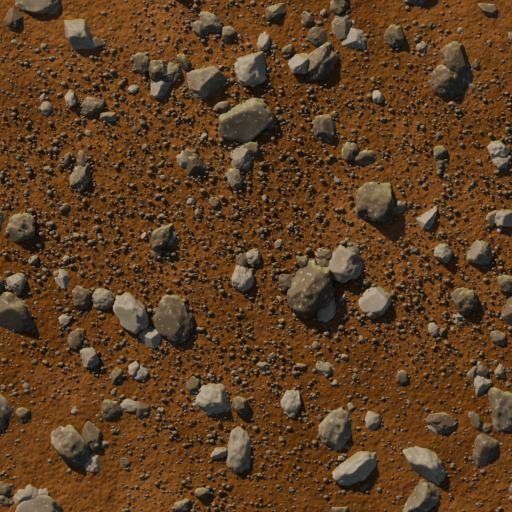
#> input picture dev/tex-backup/dirt_tropical.png, 512 x 512 px
$ python thin_boulders.py ../tex-backup/dirt_tropical.png out.png
#> lines starting #> are read from the running program, lines starting #| are printed output that depends on the picture; after the words box and inside, x2 and y2 are one past the last pixel; in counts of white or black regions, pixels touching at a corner belong together
"""Прореживает валуны в грунте (критик r36, долина: «валунов 11,5 % — почти вдвое больше эталона; ряд одинаковых "шатров"»:
сшивка из эталона брала один и тот же лоскут с валуном много раз, в том числе зеркально).

python dev/tools/thin_boulders.py <родная.webp> <выход.png> [--keep 0.55] [--seed 3] [--bigarea px --bigsep px] [--nodup]
затем: python dev/make_native.py <выход.png> <имя> --no-match --lossy --quality 90   (малая — точное уменьшение родной)

1) валуны — серые (ненасыщенные) пятна на малой копии (÷4): сглаженные насыщенность < --S и яркость > --L, компоненты от
   --min px (мелкая галька меньше — остаётся);
2) повторы: отпечаток каждого валуна — яркость рамки 12×12 (и зеркальная); похожие (косинус > --sim, размер ±20 %) — одна
   группа, из группы остаётся один валун;
3) затем убираются случайные валуны, пока их площадь не станет --keep от исходной;
4) место убранного валуна (с тенью — маска расширена) заполняется грунтом без валунов из соседнего места (сдвиг подбирается,
   с заворотом — текстура бесшовна), края мягкие. Работа на родной ×4, чтобы при приближении всё было чётко.
"""
import argparse

import numpy as np
from PIL import Image
from scipy import ndimage as nd

Image.MAX_IMAGE_PIXELS = None


def box(a, k):
    h, w = a.shape[0] // k, a.shape[1] // k
    return a[:h * k, :w * k].reshape(h, k, w, k, -1).mean((1, 3))


def main():
    ap = argparse.ArgumentParser()
    ap.add_argument('src'); ap.add_argument('out')
    ap.add_argument('--keep', type=float, default=0.55); ap.add_argument('--seed', type=int, default=3)
    ap.add_argument('--L', type=float, default=50); ap.add_argument('--S', type=float, default=0.24)
    ap.add_argument('--min', type=int, default=150); ap.add_argument('--sim', type=float, default=0.9)
    ap.add_argument('--bigarea', type=int, default=0); ap.add_argument('--bigsep', type=float, default=250)
    ap.add_argument('--nodup', action='store_true')
    ap.add_argument('--erase', default='', help='эллипсы «cx,cy,rx,ry;…» в пикселях малой копии — убрать именно эти глыбы')
    a = ap.parse_args()
    rng = np.random.default_rng(a.seed)
    N = np.asarray(Image.open(a.src).convert('RGB'), dtype=np.float32); K = 4
    S = box(N, K)                                                          # малая копия для поиска валунов
#> in box, `return a[:h * k, :w * k].reshape(h, k, w, k, -1).mean((1, 3))`:
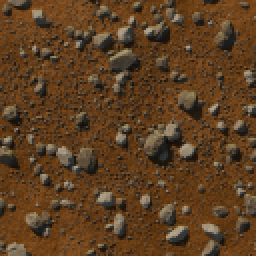
#> returned value: shape (128, 128, 3) float32 (shown 2 times larger); mean of channels 0, 1, 2 93.4, 63.8, 34.9; drawn as R, G, B
    L = S @ np.array([0.299, 0.587, 0.114], np.float32)
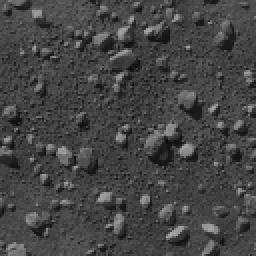
#> L: shape (128, 128) float32 (shown 2 times larger); min 10.68, max 168.5, mean 69.3
    sat = (S.max(2) - S.min(2)) / np.maximum(S.max(2), 1)
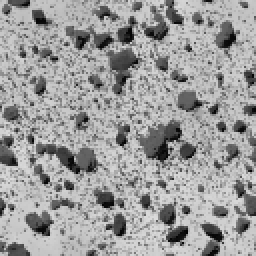
#> sat: shape (128, 128) float32 (shown 2 times larger); min 0.0079, max 0.862, mean 0.615
    m = (nd.gaussian_filter(L, 2.5, mode='wrap') > a.L) & (nd.gaussian_filter(sat, 2.5, mode='wrap') < a.S)
#> m: shape (128, 128) bool; every value is 0
    m = nd.binary_opening(nd.binary_closing(m, iterations=3), iterations=2)
    # v118: соприкасающиеся глыбы («шатры» стоят вплотную) — раздельно: метки по ядрам (маска, сжатая на 3 px), затем каждая
    # точка маски — к ближайшему ядру
    core, nc = nd.label(nd.binary_erosion(m, iterations=3))
#> core: shape (128, 128) int32; every value is 0
#> nc = 0
    idx = nd.distance_transform_edt(core == 0, return_distances=False, return_indices=True)
    lab = np.where(m, core[idx[0], idx[1]], 0); n = nc
#> after `n = nc`: n = 0
    sl = nd.find_objects(lab); area = nd.sum(m, lab, range(1, n + 1))
#> after `sl = nd.find_objects(lab)`: sl = []
#> after `area = nd.sum(m, lab, range(1, n + 1))`: area = empty array
    ids = [i for i in range(n) if area[i] >= a.min]
#> ids = []
    total = float(sum(area[i] for i in ids))
#> total = 0
    print('boulders: %d, area %.3f of texture' % (len(ids), total / m.size))
#| boulders: 0, area 0.000 of texture
    # отпечатки
    F = []; Fm = []; HW = []
    for i in ids:
        ys, xs = sl[i]; crop = L[ys, xs]
        im = np.asarray(Image.fromarray(crop.astype(np.float32)).resize((12, 12), Image.BILINEAR), np.float32)
        v = im.ravel() - im.mean(); v /= np.linalg.norm(v) + 1e-6
        vm = im[:, ::-1].ravel() - im.mean(); vm /= np.linalg.norm(vm) + 1e-6
        F.append(v); Fm.append(vm); HW.append((ys.stop - ys.start, xs.stop - xs.start))
#> this loop made 0 passes
#> after the loop, F = []; Fm = []; HW = []
    F = np.array(F); Fm = np.array(Fm); HW = np.array(HW, np.float32)
#> after `F = np.array(F)`: F = empty array
#> after `Fm = np.array(Fm)`: Fm = empty array
#> after `HW = np.array(HW, np.float32)`: HW = empty array
    sim = np.maximum(F @ F.T, F @ Fm.T)
#> sim = 0
#> (the run stopped early here; a loop or call above may not have finished)

$ run again, on dev/tex-backup/cap_ash.png
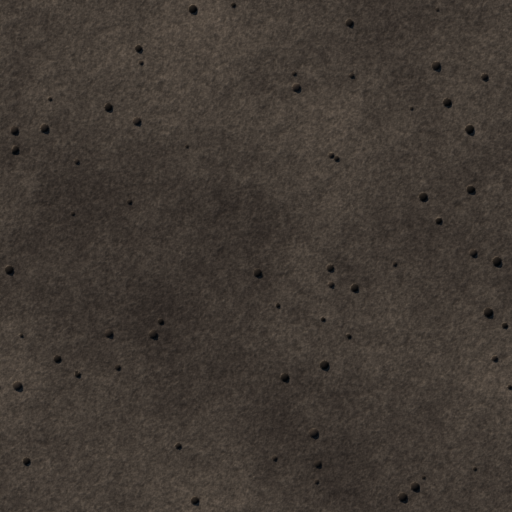
#> input picture dev/tex-backup/cap_ash.png, 512 x 512 px
#> in main, `core, nc = nd.label(nd.binary_erosion(m, iterations=3))`:
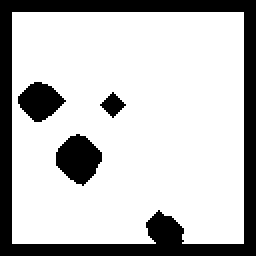
#> core: shape (128, 128) int32 (shown 2 times larger); values 0 (black) and 1 (white), 75.9% white; 4 black regions, box (x1, y1, x2, y2) and area: (0, 0, 128, 128) 3154, (28, 67, 51, 93) 399, (9, 41, 33, 61) 306, (50, 46, 63, 59) 85
#> nc = 1
#> lab: shape (128, 128) int32; values 0 (black) and 1 (white), 87.3% white; 4 black regions, box (x1, y1, x2, y2) and area: (0, 0, 128, 128) 1657, (31, 70, 48, 90) 237, (12, 44, 30, 58) 168, (53, 49, 60, 56) 25
#> sl = 1 item
#> area = [14297]
#> ids = [0]
#> total = 14297
#| boulders: 1, area 0.873 of texture
#> the loop in main, `for i in ids:` made 1 pass
#> after the loop in main, `for i in ids:`: F = 1 item; HW = [(122, 122)]
#> in main, `HW = np.array(HW, np.float32)`: HW = [[122, 122]]
#> sim = [1]
#> size_ok = [True]
#> parent = [0]
#> the loop in main, `for j in range(len(ids)): groups.setdefault(find(j), []).append(j)` made 1 pass
#> after the loop in main, `for j in range(len(ids)): groups.setdefault(find(j), []).append(j)`: groups = {0: [0]}
#> the loop in main, `for g in groups.values():` made 1 pass
#> after the loop in main, `for g in groups.values():`: remove = 0 items
#| duplicate groups: 0, duplicates removed: 0
#> in main, `left = total - sum(area[ids[j]] for j in remove)`: left = 14297
#> order = [0]
#> the loop in main, `for j in order:` made 1 pass
#> after the loop in main, `for j in order:`: left = 0; remove = 1 item
#| removed 1 of 1, boulder area 0.873 → 0.000
#> busy: shape (128, 128) bool; 99.4% white; 8 black regions (6 under 20 px), largest, box (x1, y1, x2, y2) and area: (36, 75, 43, 84) 50, (17, 49, 24, 53) 20
#> jobs = [('c', 0)]
#> the loop in main, `for kind, j in jobs:` made 1 pass
#> pass 1, in main, `tgt = nd.binary_dilation(tgt, iterations=1)`:
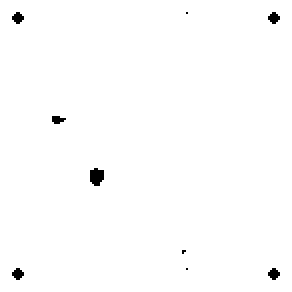
#> tgt: shape (146, 146) bool (shown 2 times larger); 99.2% white; 9 black regions (3 under 20 px), largest, box (x1, y1, x2, y2) and area: (45, 84, 52, 93) 50, (6, 6, 12, 12) 24, (134, 6, 140, 12) 24, (6, 134, 12, 140) 24, (134, 134, 140, 140) 24, (26, 58, 33, 62) 20
#> after the loop in main, `for kind, j in jobs:`: done = 0
#| filled 0
#| boulder fraction (classifier) 0.873 → 0.957
